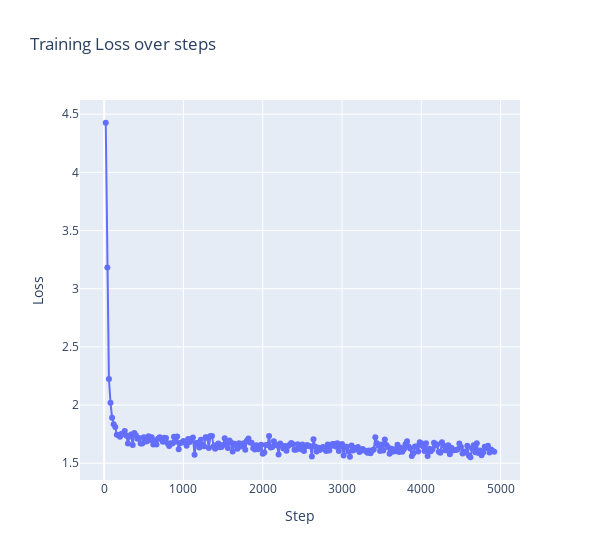

This figure's notebook cell:
### Code cell
import plotly.graph_objects as go

# Extract loss and epoch data
log_history = json_data["log_history"]
epochs = [entry["step"] for entry in log_history]
losses = [entry["loss"] for entry in log_history]

# Plot using Plotly
fig = go.Figure()
fig.add_trace(go.Scatter(x=epochs, y=losses, mode='lines+markers', name='Loss'))
fig.update_layout(
    title="Training Loss over steps",
    xaxis_title="Step",
    yaxis_title="Loss",
    width=600,
    # template="plotly_dark"
)

fig.show()

### Figure 1 — Plotly figure (JSON) as saved in the notebook; plotly's stock layout.template omitted (floating-point values rounded to 4 significant figures; data arrays with more than 128 entries replaced by an {"elided": "..."} marker saying what was removed)
{"data": [{"mode": "lines+markers", "name": "Loss", "type": "scatter", "x": {"elided": "246 int values"}, "y": {"elided": "246 float values"}}], "layout": {"title": {"text": "Training Loss over steps"}, "width": 600, "xaxis": {"title": {"text": "Step"}}, "yaxis": {"title": {"text": "Loss"}}}}
